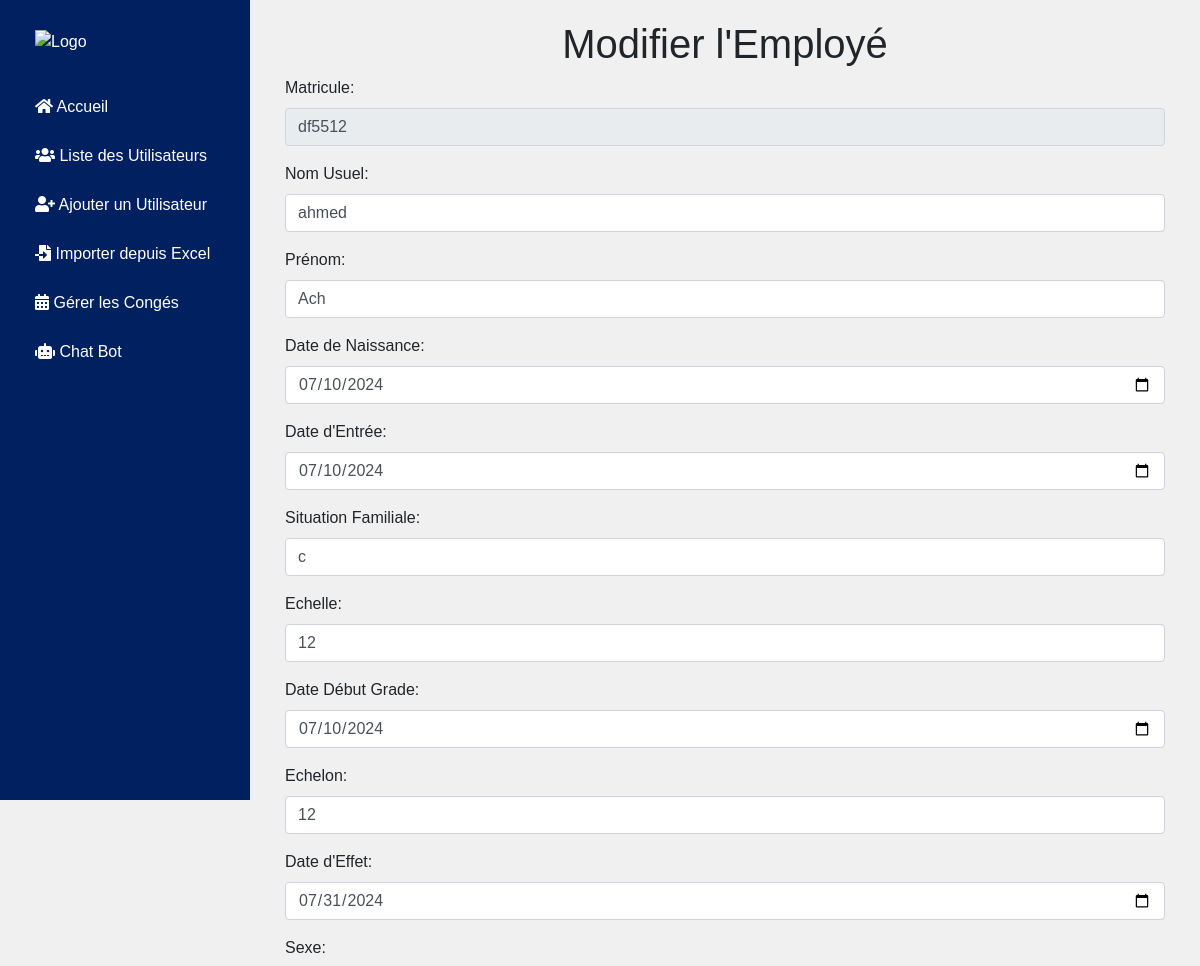
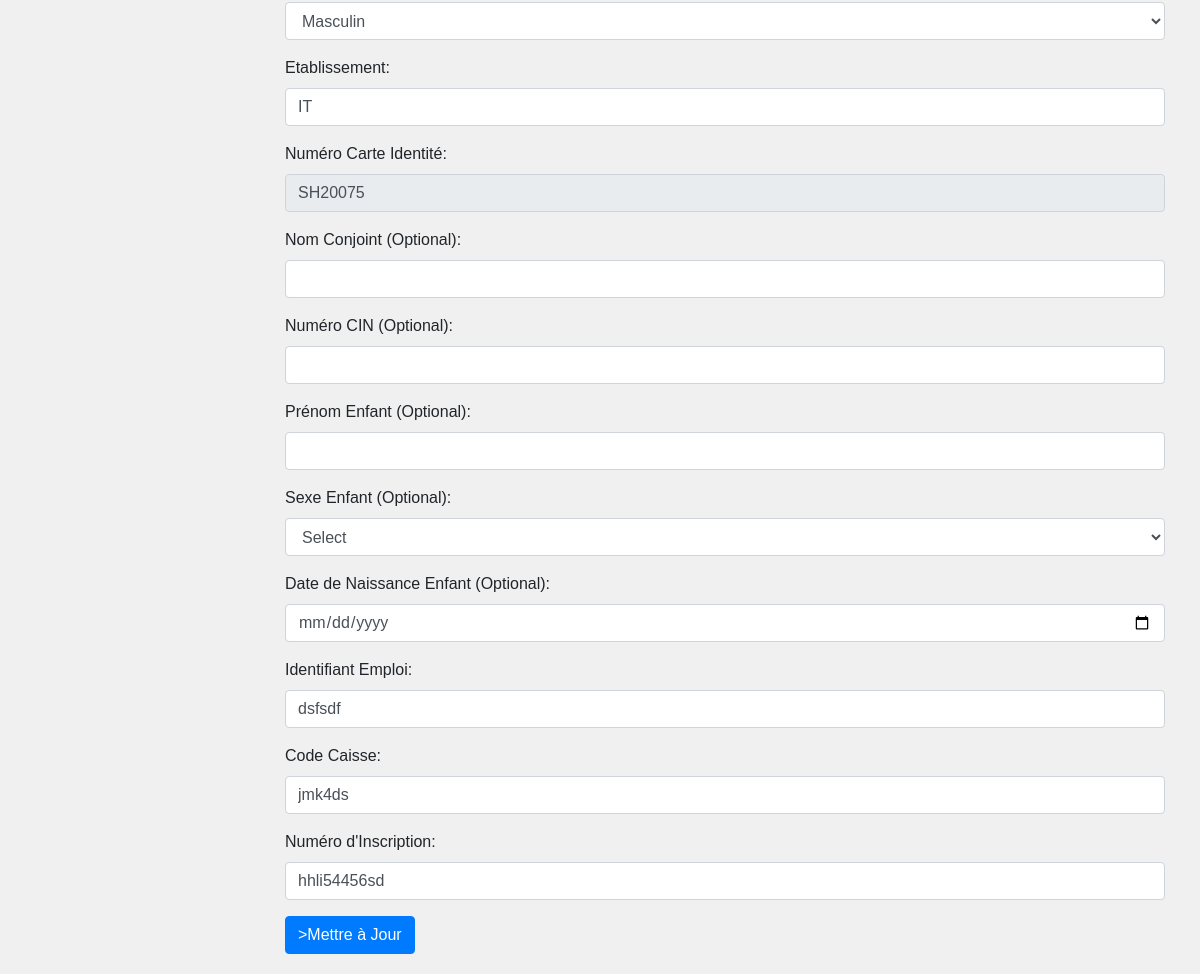
/edit/df5512 (signed in), run on the app's committed database (2 pictures, top to bottom).
### app.py (models this page shows, shortened)
class User(db.Model):
    matricule = db.Column(db.String(8), primary_key=True, nullable=False)
    nom_usuel = db.Column(db.String(50), nullable=True)
    prenom = db.Column(db.String(50), nullable=True)
    date_de_naissance = db.Column(db.Date, nullable=True)
    date_d_entree = db.Column(db.Date, nullable=True)
    situation_familiale = db.Column(db.String(50), nullable=True)
    echelle = db.Column(db.String(50), nullable=True)
    date_debut_grade = db.Column(db.Date, nullable=True)
    echelon = db.Column(db.String(50), nullable=True)
    date_d_effet = db.Column(db.Date, nullable=True)
    sexe = db.Column(db.String(1), nullable=True)
    etablissement = db.Column(db.String(100), nullable=True)
    numero_carte_identite = db.Column(db.String(50), unique=True, nullable=False)
    identifiant_emploi = db.Column(db.String(50), nullable=True)
    code_caisse = db.Column(db.String(50), nullable=True)
    numerau_d_inscription = db.Column(db.String(50), nullable=True)

### app.py (the view, shortened to what this page needs)
@app.route('/edit/<matricule>', methods=['GET', 'POST'])
@login_required
def edit_user(matricule):
    user = User.query.get_or_404(matricule)
    return render_template('edit_user.html', user=user)

### app.py (called while the page is built)
@login_manager.user_loader
def load_user(user_id):
    return db.session.get(Userlog, int(user_id))

### templates/edit_user.html (shortened to what this page needs)
{% extends "layout.html" %}
{% block content %}
<div class="container">
    <h1 class="text-center animated fadeInDown">Modifier l'Employé</h1>
    <form method="POST" class="animated fadeInUp">
        <div class="form-group">
            <label for="matricule">Matricule:</label>
            <input type="text" id="matricule" name="matricule" class="form-control" value="{{ user.matricule }}" readonly>
        </div>
        <div class="form-group">
            <label for="nom_usuel">Nom Usuel:</label>
            <input type="text" id="nom_usuel" name="nom_usuel" class="form-control" value="{{ user.nom_usuel }}" required>
        </div>
        <div class="form-group">
            <label for="prenom">Prénom:</label>
            <input type="text" id="prenom" name="prenom" class="form-control" value="{{ user.prenom }}" required>
        </div>
        <div class="form-group">
            <label for="date_de_naissance">Date de Naissance:</label>
            <input type="date" id="date_de_naissance" name="date_de_naissance" class="form-control" value="{{ user.date_de_naissance }}" required>
        </div>
        <div class="form-group">
            <label for="date_d_entree">Date d'Entrée:</label>
            <input type="date" id="date_d_entree" name="date_d_entree" class="form-control" value="{{ user.date_d_entree }}" required>
        </div>
        <div class="form-group">
            <label for="situation_familiale">Situation Familiale:</label>
            <input type="text" id="situation_familiale" name="situation_familiale" class="form-control" value="{{ user.situation_familiale }}" required>
        </div>
        <div class="form-group">
            <label for="echelle">Echelle:</label>
            <input type="text" id="echelle" name="echelle" class="form-control" value="{{ user.echelle }}" required>
        </div>
        <div class="form-group">
            <label for="date_debut_grade">Date Début Grade:</label>
            <input type="date" id="date_debut_grade" name="date_debut_grade" class="form-control" value="{{ user.date_debut_grade }}" required>
        </div>
        <div class="form-group">
            <label for="echelon">Echelon:</label>
            <input type="text" id="echelon" name="echelon" class="form-control" value="{{ user.echelon }}" required>
        </div>
        <div class="form-group">
            <label for="date_d_effet">Date d'Effet:</label>
            <input type="date" id="date_d_effet" name="date_d_effet" class="form-control" value="{{ user.date_d_effet }}" required>
        </div>
        <div class="form-group">
            <label for="sexe">Sexe:</label>
            <select id="sexe" name="sexe" class="form-control" required>
                <option value="M" {% if user.sexe == 'M' %}selected{% endif %}>Masculin</option>
            </select>
        </div>
        <div class="form-group">
            <label for="etablissement">Etablissement:</label>
            <input type="text" id="etablissement" name="etablissement" class="form-control" value="{{ user.etablissement }}" required>
        </div>
        <div class="form-group">
            <label for="numero_carte_identite">Numéro Carte Identité:</label>
            <input type="text" id="numero_carte_identite" name="numero_carte_identite" class="form-control" value="{{ user.numero_carte_identite }}" readonly>
        </div>
        <div class="form-group">
            <label for="nom_conjoint">Nom Conjoint (Optional):</label>
            <input type="text" id="nom_conjoint" name="nom_conjoint" class="form-control" value="{{ user.nom_conjoint }}">
        </div>
        <div class="form-group">
            <label for="numero_cin">Numéro CIN (Optional):</label>
            <input type="text" id="numero_cin" name="numero_cin" class="form-control" value="{{ user.numero_cin }}">
        </div>
        <div class="form-group">
            <label for="prenom_enfant">Prénom Enfant (Optional):</label>
            <input type="text" id="prenom_enfant" name="prenom_enfant" class="form-control" value="{{ user.prenom_enfant }}">
        </div>
        <div class="form-group">
            <label for="sexe_enfant">Sexe Enfant (Optional):</label>
            <select id="sexe_enfant" name="sexe_enfant" class="form-control">
                <option value="" {% if user.sexe_enfant == '' %}selected{% endif %}>Select</option>
            </select>
        </div>
        <div class="form-group">
            <label for="date_de_naissance_enfant">Date de Naissance Enfant (Optional):</label>
            <input type="date" id="date_de_naissance_enfant" name="date_de_naissance_enfant" class="form-control" value="{{ user.date_de_naissance_enfant }}">
        </div>
        <div class="form-group">
            <label for="identifiant_emploi">Identifiant Emploi:</label>
            <input type="text" id="identifiant_emploi" name="identifiant_emploi" class="form-control" value="{{ user.identifiant_emploi }}" required>
        </div>
        <div class="form-group">
            <label for="code_caisse">Code Caisse:</label>
            <input type="text" id="code_caisse" name="code_caisse" class="form-control" value="{{ user.code_caisse }}" required>
        </div>
        <div class="form-group">
            <label for="numerau_d_inscription">Numéro d'Inscription:</label>
            <input type="text" id="numerau_d_inscription" name="numerau_d_inscription" class="form-control" value="{{ user.numerau_d_inscription }}" required>
        </div>
        <button type="submit" class="btn btn-primary hover-animate">>Mettre à Jour</button>
    </form>
</div>
{% endblock %}

### templates/layout.html (style rules this page uses)
body { font-family: 'Arial', sans-serif; margin: 0; padding: 0; background-color: #f0f0f0; }
.form-group { margin-bottom: 1rem; }
.btn { background-color: #007bff; color: white; }

### templates/edit_user.html (style rules this page uses)
.animated { animation-duration: 1s; animation-fill-mode: both; }
.fadeInDown { animation-name: fadeInDown; }
.fadeInUp { animation-name: fadeInUp; }
.hover-animate { transition: transform 0.3s ease, box-shadow 0.3s ease; }

### data on the page
User: matricule "df5512", nom_usuel "ahmed", prenom "Ach", date_de_naissance "07/10/2024", date_d_entree "07/10/2024", situation_familiale "c", echelle "12", date_debut_grade "07/10/2024", echelon "12", date_d_effet "07/31/2024", sexe "Masculin", etablissement "IT", numero_carte_identite "SH20075", identifiant_emploi "dsfsdf", code_caisse "jmk4ds", numerau_d_inscription "hhli54456sd"
